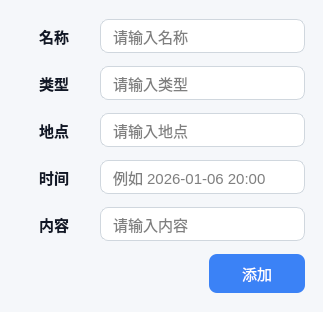
<?xml version="1.0" encoding="UTF-8"?>
<ui version="4.0">
 <class>AddLogWindow</class>
 <widget class="QWidget" name="AddLogWindow">
  <property name="geometry">
   <rect>
    <x>0</x>
    <y>0</y>
    <width>323</width>
    <height>312</height>
   </rect>
  </property>
  <property name="font">
   <font>
    <family>Microsoft YaHei UI</family>
    <pointsize>11</pointsize>
   </font>
  </property>
  <property name="windowTitle">
   <string>添加记录</string>
  </property>
  <property name="styleSheet">
   <string notr="true">QWidget#AddLogWindow {
  background: #F5F7FA;
}
QLabel {
  color: #111827;
}
QLineEdit, QTextEdit {
  background: #FFFFFF;
  border: 1px solid #D0D7DE;
  border-radius: 8px;
  padding: 6px 10px;
}
QLineEdit:focus, QTextEdit:focus {
  border: 1px solid #3B82F6;
}
QTextEdit {
  padding: 8px 10px;
}
QPushButton {
  background: #3B82F6;
  color: white;
  border: none;
  border-radius: 8px;
  padding: 8px 16px;
}
QPushButton:hover {
  background: #2563EB;
}
QPushButton:pressed {
  background: #1D4ED8;
}
QPushButton:disabled {
  background: #9CA3AF;
}</string>
  </property>
  <layout class="QGridLayout" name="gridLayout">
   <property name="leftMargin">
    <number>18</number>
   </property>
   <property name="topMargin">
    <number>18</number>
   </property>
   <property name="rightMargin">
    <number>18</number>
   </property>
   <property name="bottomMargin">
    <number>18</number>
   </property>
   <property name="spacing">
    <number>12</number>
   </property>
   <item row="0" column="0">
    <layout class="QHBoxLayout" name="horizontalLayout">
     <property name="spacing">
      <number>10</number>
     </property>
     <property name="leftMargin">
      <number>0</number>
     </property>
     <property name="topMargin">
      <number>0</number>
     </property>
     <property name="rightMargin">
      <number>0</number>
     </property>
     <property name="bottomMargin">
      <number>0</number>
     </property>
     <item>
      <widget class="QLabel" name="label">
       <property name="minimumSize">
        <size>
         <width>72</width>
         <height>0</height>
        </size>
       </property>
       <property name="font">
        <font>
         <family>Microsoft YaHei UI</family>
         <pointsize>11</pointsize>
         <bold>true</bold>
        </font>
       </property>
       <property name="text">
        <string>名称</string>
       </property>
       <property name="alignment">
        <set>Qt::AlignmentFlag::AlignCenter</set>
       </property>
      </widget>
     </item>
     <item>
      <widget class="QLineEdit" name="book_name_lineEdit">
       <property name="minimumSize">
        <size>
         <width>0</width>
         <height>32</height>
        </size>
       </property>
       <property name="placeholderText">
        <string>请输入名称</string>
       </property>
       <property name="clearButtonEnabled">
        <bool>true</bool>
       </property>
      </widget>
     </item>
    </layout>
   </item>
   <item row="1" column="0">
    <layout class="QHBoxLayout" name="horizontalLayout_2">
     <property name="spacing">
      <number>10</number>
     </property>
     <property name="leftMargin">
      <number>0</number>
     </property>
     <property name="topMargin">
      <number>0</number>
     </property>
     <property name="rightMargin">
      <number>0</number>
     </property>
     <property name="bottomMargin">
      <number>0</number>
     </property>
     <item>
      <widget class="QLabel" name="label_2">
       <property name="minimumSize">
        <size>
         <width>72</width>
         <height>0</height>
        </size>
       </property>
       <property name="font">
        <font>
         <family>Microsoft YaHei UI</family>
         <pointsize>11</pointsize>
         <bold>true</bold>
        </font>
       </property>
       <property name="text">
        <string>类型</string>
       </property>
       <property name="alignment">
        <set>Qt::AlignmentFlag::AlignCenter</set>
       </property>
      </widget>
     </item>
     <item>
      <widget class="QLineEdit" name="author_lineEdit">
       <property name="minimumSize">
        <size>
         <width>0</width>
         <height>32</height>
        </size>
       </property>
       <property name="placeholderText">
        <string>请输入类型</string>
       </property>
       <property name="clearButtonEnabled">
        <bool>true</bool>
       </property>
      </widget>
     </item>
    </layout>
   </item>
   <item row="2" column="0">
    <layout class="QHBoxLayout" name="horizontalLayout_3">
     <property name="spacing">
      <number>10</number>
     </property>
     <property name="leftMargin">
      <number>0</number>
     </property>
     <property name="topMargin">
      <number>0</number>
     </property>
     <property name="rightMargin">
      <number>0</number>
     </property>
     <property name="bottomMargin">
      <number>0</number>
     </property>
     <item>
      <widget class="QLabel" name="label_3">
       <property name="minimumSize">
        <size>
         <width>72</width>
         <height>0</height>
        </size>
       </property>
       <property name="font">
        <font>
         <family>Microsoft YaHei UI</family>
         <pointsize>11</pointsize>
         <bold>true</bold>
        </font>
       </property>
       <property name="text">
        <string>地点</string>
       </property>
       <property name="alignment">
        <set>Qt::AlignmentFlag::AlignCenter</set>
       </property>
      </widget>
     </item>
     <item>
      <widget class="QLineEdit" name="publish_company_lineEdit">
       <property name="minimumSize">
        <size>
         <width>0</width>
         <height>32</height>
        </size>
       </property>
       <property name="placeholderText">
        <string>请输入地点</string>
       </property>
       <property name="clearButtonEnabled">
        <bool>true</bool>
       </property>
      </widget>
     </item>
    </layout>
   </item>
   <item row="3" column="0">
    <layout class="QHBoxLayout" name="horizontalLayout_4">
     <property name="spacing">
      <number>10</number>
     </property>
     <property name="leftMargin">
      <number>0</number>
     </property>
     <property name="topMargin">
      <number>0</number>
     </property>
     <property name="rightMargin">
      <number>0</number>
     </property>
     <property name="bottomMargin">
      <number>0</number>
     </property>
     <item>
      <widget class="QLabel" name="label_4">
       <property name="minimumSize">
        <size>
         <width>72</width>
         <height>0</height>
        </size>
       </property>
       <property name="font">
        <font>
         <family>Microsoft YaHei UI</family>
         <pointsize>11</pointsize>
         <bold>true</bold>
        </font>
       </property>
       <property name="text">
        <string>时间     </string>
       </property>
       <property name="alignment">
        <set>Qt::AlignmentFlag::AlignRight|Qt::AlignmentFlag::AlignTrailing|Qt::AlignmentFlag::AlignVCenter</set>
       </property>
      </widget>
     </item>
     <item>
      <widget class="QLineEdit" name="publish_date_lineEdit">
       <property name="minimumSize">
        <size>
         <width>0</width>
         <height>32</height>
        </size>
       </property>
       <property name="placeholderText">
        <string>例如 2026-01-06 20:00</string>
       </property>
       <property name="clearButtonEnabled">
        <bool>true</bool>
       </property>
      </widget>
     </item>
    </layout>
   </item>
   <item row="4" column="0">
    <layout class="QHBoxLayout" name="horizontalLayout_5">
     <property name="spacing">
      <number>10</number>
     </property>
     <property name="leftMargin">
      <number>0</number>
     </property>
     <property name="topMargin">
      <number>0</number>
     </property>
     <property name="rightMargin">
      <number>0</number>
     </property>
     <property name="bottomMargin">
      <number>0</number>
     </property>
     <item>
      <widget class="QLabel" name="label_5">
       <property name="minimumSize">
        <size>
         <width>72</width>
         <height>0</height>
        </size>
       </property>
       <property name="font">
        <font>
         <family>Microsoft YaHei UI</family>
         <pointsize>11</pointsize>
         <bold>true</bold>
        </font>
       </property>
       <property name="text">
        <string>内容     </string>
       </property>
       <property name="alignment">
        <set>Qt::AlignmentFlag::AlignRight|Qt::AlignmentFlag::AlignTrailing|Qt::AlignmentFlag::AlignVCenter</set>
       </property>
      </widget>
     </item>
     <item>
      <widget class="QLineEdit" name="store_num_lineEdit">
       <property name="minimumSize">
        <size>
         <width>0</width>
         <height>32</height>
        </size>
       </property>
       <property name="placeholderText">
        <string>请输入内容</string>
       </property>
       <property name="clearButtonEnabled">
        <bool>true</bool>
       </property>
      </widget>
     </item>
    </layout>
   </item>
   <item row="5" column="0">
    <layout class="QHBoxLayout" name="horizontalLayout_6">
     <property name="spacing">
      <number>10</number>
     </property>
     <property name="leftMargin">
      <number>0</number>
     </property>
     <property name="topMargin">
      <number>0</number>
     </property>
     <property name="rightMargin">
      <number>0</number>
     </property>
     <property name="bottomMargin">
      <number>0</number>
     </property>
     <item>
      <spacer name="horizontalSpacer">
       <property name="orientation">
        <enum>Qt::Orientation::Horizontal</enum>
       </property>
       <property name="sizeHint" stdset="0">
        <size>
         <width>40</width>
         <height>20</height>
        </size>
       </property>
      </spacer>
     </item>
     <item>
      <widget class="QPushButton" name="add_book_pushButton">
       <property name="minimumSize">
        <size>
         <width>96</width>
         <height>34</height>
        </size>
       </property>
       <property name="text">
        <string>添加</string>
       </property>
      </widget>
     </item>
    </layout>
   </item>
  </layout>
 </widget>
 <resources/>
 <connections/>
</ui>
